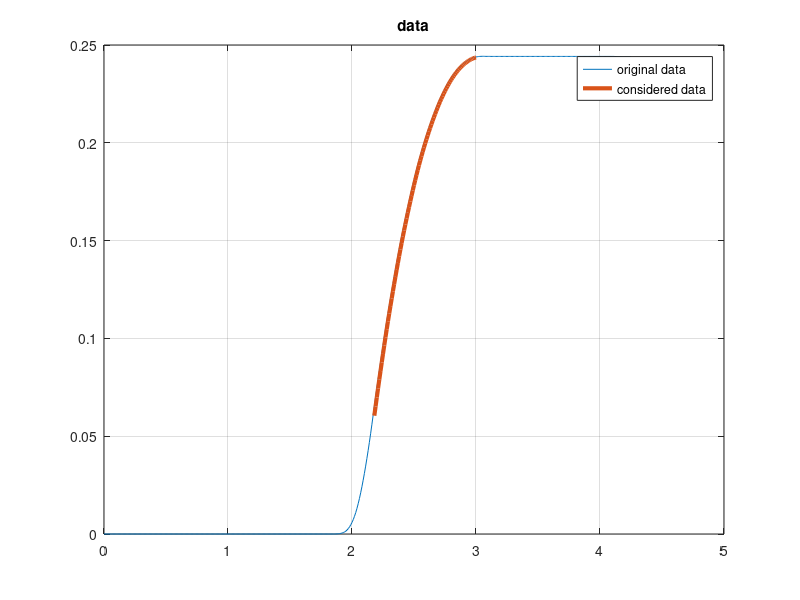
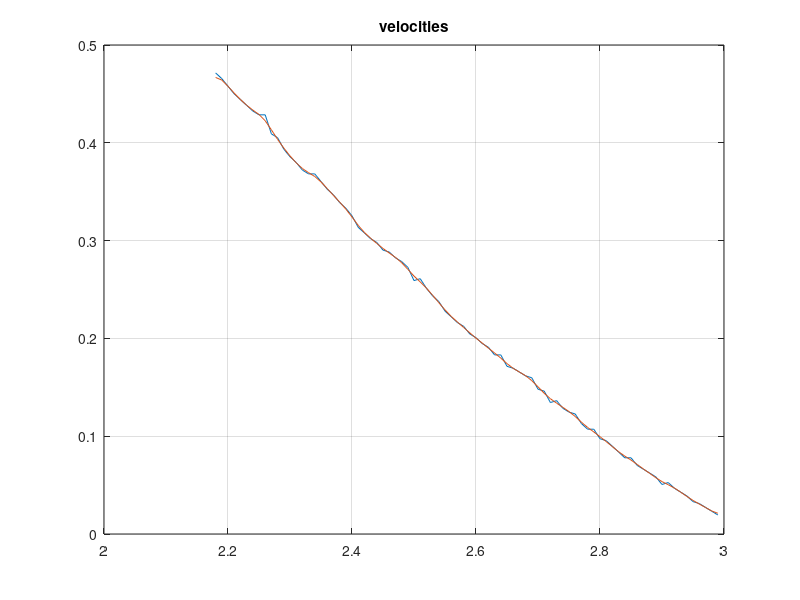
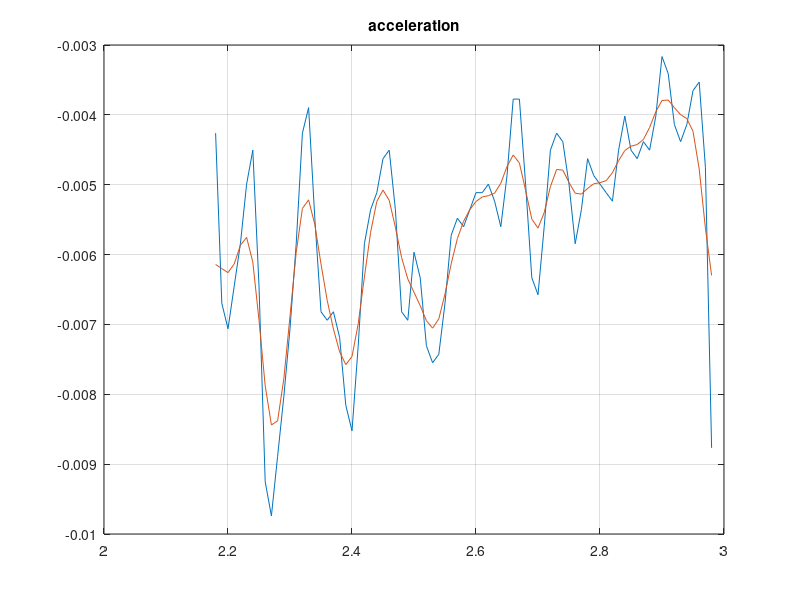
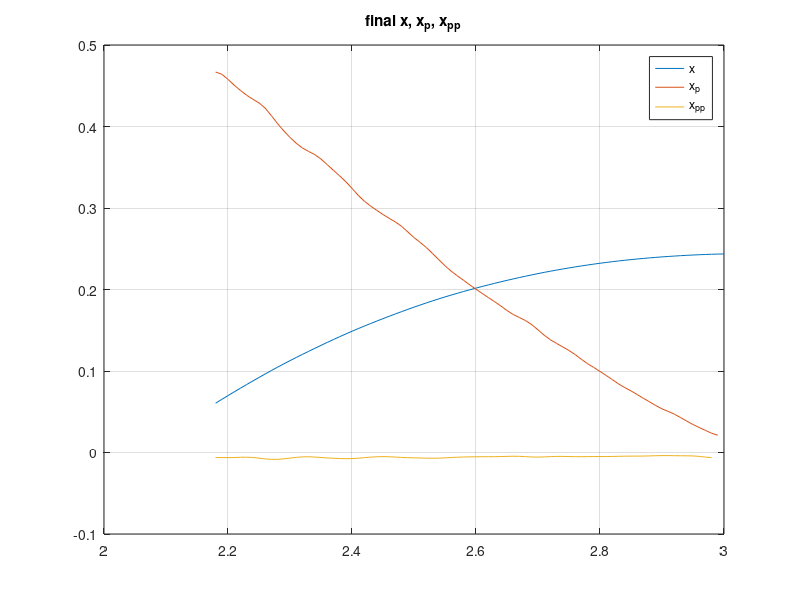

The MATLAB script that drew these images, in order:
%% Script per ricuperare i dati

clear all;clc;close all;

data0 = load('data0000.txt');

Rg=6.35e-3;
g=9.81;

fs = 100; % Hz
dt = 1/fs;
data= [data0];
time= 0:dt:(length(data)-1)*dt;

% Treating data
cart = (2*pi/2048*Rg)*data(:,2);

figure(1)
plot(time,cart)
grid on
hold on


n=find(cart<=cart(end)-0.0001);

cart = cart(n);
time = time(n);

%cutting part of interest

x_old=cart;
xp_old=diff(x_old)/dt;

q = find(xp_old==max(xp_old));
x_old = x_old(q:end);

%filtering displacement

for ii=1:2
     for i= 1:length(x_old)-1
         x_1(i)= (x_old(i)+x_old(i+1))/2;
     end
     
     x_1(length(x_old))=x_old(end);

     x(1)=x_old(1);
     for i= 2:length(x_1)
         x(i)= (x_1(i)+x_1(i-1))/2;
     end

     x_old=x;
end
x=x_old;
xp_old = xp_old(q:end);




figure(2)
plot([q*dt:dt:(q+(length(xp_old)-1))*dt],xp_old)
grid on; hold on



for ii=1:2
     for i= 1:length(xp_old)-1
         xp_1(i)= (xp_old(i)+xp_old(i+1))/2;
     end
     
     xp_1(length(xp_old))=xp_old(end);

     xp(1)=xp_1(1);
     for i= 2:length(xp_1)
         xp(i)= (xp_1(i)+xp_1(i-1))/2;
     end

     xp_old=xp;
end

plot([q*dt:dt:(q+(length(xp)-1))*dt],xp)
title('velocities')

xpp_old=diff(x,2)/dt;

figure(3)
plot([q*dt:dt:(q+(length(xpp_old)-1))*dt],xpp_old)
grid on; hold on
fin_val=xpp_old(end);
for ii=1:5
     for i= 1:length(xpp_old)-1
         xpp_1(i)= (xpp_old(i)+xpp_old(i+1))/2;
     end
     
     xpp_1(length(xpp_old))=xpp_old(end);

     xpp(1)=xpp_1(1);
     for i= 2:length(xpp_1)
         xpp(i)= (xpp_1(i)+xpp_1(i-1))/2;
     end

     xpp_old=xpp;
end

plot([q*dt:dt:(q+(length(xpp)-1))*dt],xpp)
title('acceleration')

figure(1)
plot([q*dt:dt:(q+(length(x)-1))*dt],x,'linewidth',3)
title('data')
legend('original data','considered data')
figure(4)
plot([q*dt:dt:(q+(length(x)-1))*dt],x)
hold on; grid on
plot([q*dt:dt:(q+(length(xp)-1))*dt],xp)
plot([q*dt:dt:(q+(length(xpp)-1))*dt],xpp)

title('final x, x_p, x_p_p')
legend('x','x_p','x_p_p')
M=879.5e-3;
F_old = M*xpp;
F=F_old;

%ploting relationship between F and v
figure
plot(xp(1:end-1),F,'linewidth',1)
grid on
title('function F = f(v)')

%if we can assume a model similar to F = mu*M*g
xppav=sum(xpp)/length(xpp);
mu=xppav/g;

xpn=fliplr(xp);
m=find(xpn<=0.4668);

Fnf=fliplr(F);
Fn=Fnf(m);
xpn=xpn(m);


n=find(xpn>=0.03434);


Fn=Fnf(n);
xpn=xpn(n);

figure
plot(fliplr(xpn),fliplr(Fn))

